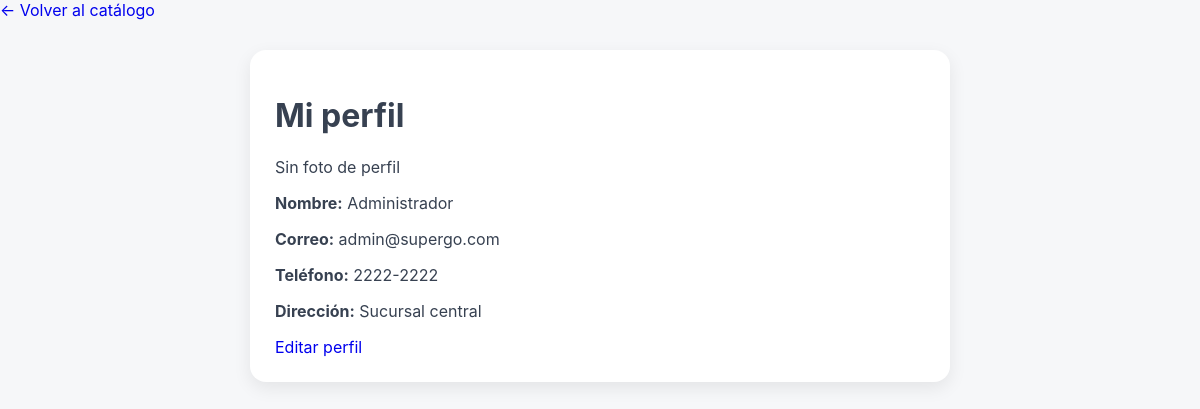
The app's page /perfil.php (signed in) with its own data.
### tables this page shows
CREATE TABLE usuarios (
    id INT AUTO_INCREMENT PRIMARY KEY,
    nombre VARCHAR(100) NOT NULL,
    correo VARCHAR(120) NOT NULL UNIQUE,
    contrasena VARCHAR(255) NOT NULL,
    rol ENUM('ADMIN', 'CLIENTE') NOT NULL DEFAULT 'CLIENTE',
    foto_perfil VARCHAR(255) DEFAULT NULL,
    telefono VARCHAR(30) DEFAULT NULL,
    direccion VARCHAR(255) DEFAULT NULL,
    fecha_creacion TIMESTAMP DEFAULT CURRENT_TIMESTAMP
);

### public/perfil.php (the view, shortened to what this page needs)
<?php
require_once __DIR__ . '/../config/conexion.php';
$idUsuario = (int)$_SESSION['id_usuario'];
$stmt = $pdo->prepare("SELECT * FROM usuarios WHERE id = ?");
$stmt->execute([$idUsuario]);
$usuario = $stmt->fetch(PDO::FETCH_ASSOC);
?>
<!DOCTYPE html>
<html lang="es">
<head>
    <link rel="stylesheet" href="css/styles.css">
</head>
<body>
<a href="index.php" class="btn-volver">← Volver al catálogo</a>
    <div class="perfil-box">
        <h1>Mi perfil</h1>
        <?php if (!empty($usuario['foto_perfil'])): ?>
            <img src="<?= htmlspecialchars($usuario['foto_perfil']) ?>" alt="Foto de perfil">
        <?php else: ?>
            <p>Sin foto de perfil</p>
        <?php endif; ?>
        <p><strong>Nombre:</strong> <?= htmlspecialchars($usuario['nombre']) ?></p>
        <p><strong>Correo:</strong> <?= htmlspecialchars($usuario['correo']) ?></p>
        <p><strong>Teléfono:</strong> <?= htmlspecialchars($usuario['telefono'] ?? '') ?></p>
        <p><strong>Dirección:</strong> <?= htmlspecialchars($usuario['direccion'] ?? '') ?></p>
        <a href="editar_perfil.php">Editar perfil</a>
    </div>
</body>
</html>

### public/css/styles.css (style rules this page uses)
:root { --sg-green:#3DB563; --sg-dark:#1f2937; --sg-bg:#f6f7f9; --sg-radius:16px; --sg-green-dark: #2da653; --sg-green-soft: #eaf8ef; --sg-text: #374151; --sg-muted: #6b7280; --sg-white: #ffffff; --sg-border: #e5e7eb; --sg-warning: #ffc107; --sg-danger: #dc3545; --sg-shadow: 0 6px 18px rgba(0, 0, 0, 0.08); --sg-shadow-hover: 0 10px 25px rgba(0, 0, 0, 0.12); --sg-radius-sm: 10px; --sg-radius-pill: 999px; --sg-transition: all 0.2s ease; }
* { box-sizing: border-box; }
html { scroll-behavior: smooth; }
body { font-family: "Inter", system-ui, -apple-system, "Segoe UI", Roboto, Arial, sans-serif; background-color: var(--sg-bg); color: var(--sg-text); margin: 0; }
a { text-decoration: none; }

### public/perfil.php (style rules this page uses)
.perfil-box { max-width:700px;margin:30px auto;background:#fff;padding:25px;border-radius:16px;box-shadow:0 6px 18px rgba(0,0,0,.08) }

### records on screen
usuarios: nombre "Administrador", correo "admin@supergo.com", telefono "2222-2222", direccion "Sucursal central"
